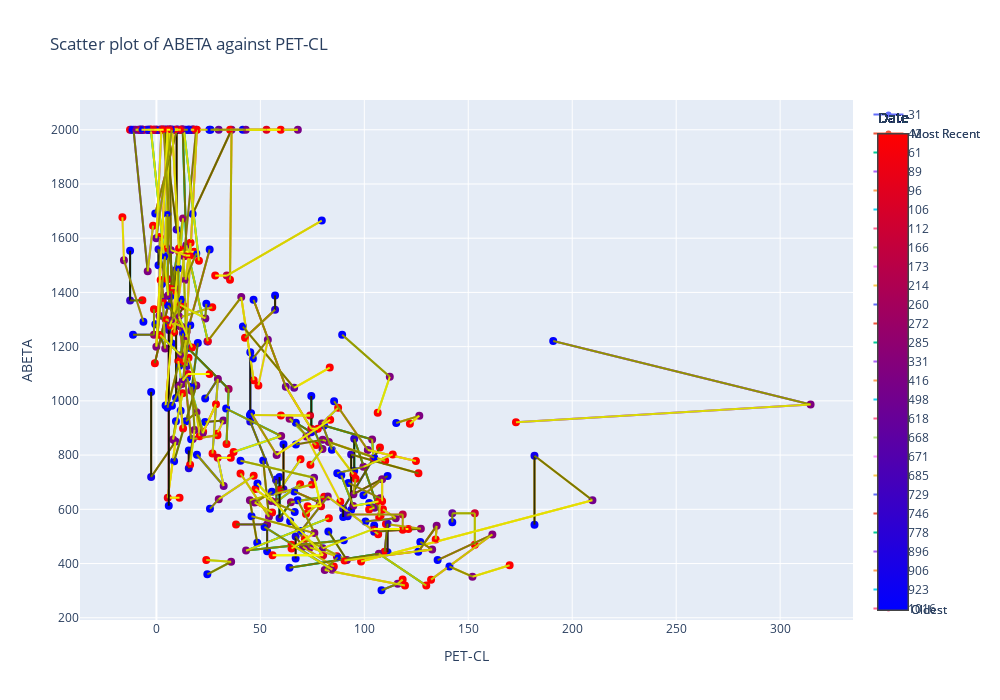

Here is the notebook cell this chart was saved with:
### Code cell
def map_val_to_color(val, colorscale):
    # Map a value between 0 and 1 to a color in the colorscale
    scaled_val = val * (len(colorscale) - 1)
    i = int(scaled_val)
    frac = scaled_val - i
    if i+1 < len(colorscale):
        color = [int((1 - frac) * colorscale[i][j] + frac * colorscale[i + 1][j]) for j in range(3)]
    else:
        color = colorscale[i]
    return 'rgb(' + str(color[0]) + ',' + str(color[1]) + ',' + str(color[2]) + ')'


# A colorscale from black (0,0,0) to yellow (255,255,0)
colorscale = [[0,0,0], [255,255,0]]

# For each group, add a scatter plot to the figure
for name, group in grouped:
    # Create scatter plot for markers
    fig.add_trace(go.Scatter(
        x=group['PET-CL'],
        y=group['ABETA'],
        mode='markers',
        name=str(name),
        marker=dict(
            color=group['AVE_DATE_NUM'], # set color to an array/list of desired values
            colorscale='Bluered', # choose a colorscale
            colorbar=dict(
                title="Date",
                tickvals=[0,1],
                ticktext=["Oldest","Most Recent"]
            ),
        ),
        text=group['AVE_DATE'].astype(str),
        hovertemplate=
        '<b>EXAMDATE</b>: %{text}' +
        '<br><b>PET-CL</b>: %{x}' +
        '<br><b>ABETA</b>: %{y}' 
    ))
    
    # Create line plot for each pair of points
    for i in range(1, len(group)):
        line_color = map_val_to_color(group['AVE_DATE_NUM'].iloc[i], colorscale)
        fig.add_trace(go.Scatter(
            x=[group['PET-CL'].iloc[i-1], group['PET-CL'].iloc[i]],
            y=[group['ABETA'].iloc[i-1], group['ABETA'].iloc[i]],
            mode='lines',
            line=dict(
                color=line_color,
                width=2
            ),
            showlegend=False
        ))

# Set labels
fig.update_layout(
    xaxis_title='PET-CL',
    yaxis_title='ABETA',
    title='Scatter plot of ABETA against PET-CL',
    hovermode="closest",
    autosize=False,
    width=1000,
    height=700,
)

# Show the plot
fig.show()
